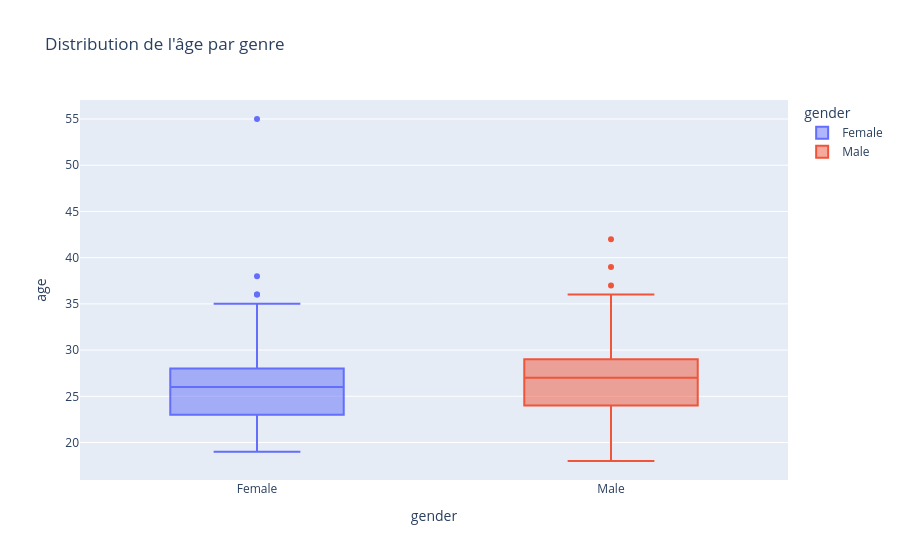
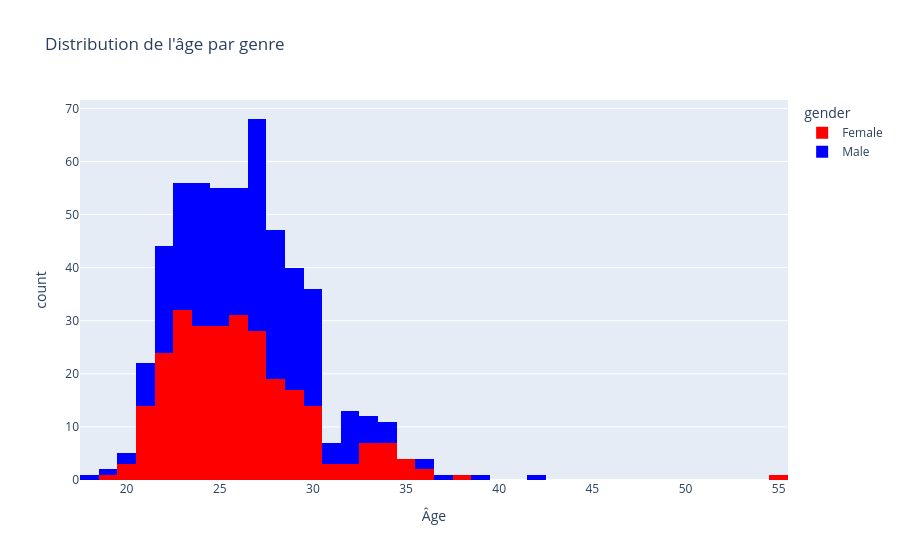

The cell these charts' notebook holds for them, in order:
### Code cell
# 6. Description de l'age par genre
profiles.groupby('gender')['age'].describe()

# boxplot de l'age par genre
fig=px.box(
    profiles, 
    x="gender", 
    y="age", 
    color="gender", 
    title="Distribution de l'âge par genre")
fig.show()

# histogramme de l'age par genre 
fig = px.histogram(
    profiles, 
    x="age", 
    color="gender",
    title="Distribution de l'âge par genre",
    labels={"age": "Âge", "gender_label": "Genre"},
    color_discrete_map={"Female": "red", "Male": "blue"},
    #opacity=0.7
)
fig.show()

### Figure 1 — Plotly figure (JSON) as saved in the notebook; plotly's stock layout.template omitted (floating-point values rounded to 4 significant figures; data arrays with more than 128 entries replaced by an {"elided": "..."} marker saying what was removed)
{"data": [{"alignmentgroup": "True", "hovertemplate": "gender=%{x}<br>age=%{y}<extra></extra>", "legendgroup": "Female", "marker": {"color": "#636efa"}, "name": "Female", "notched": false, "offsetgroup": "Female", "orientation": "v", "showlegend": true, "type": "box", "x": {"elided": "274 str values"}, "x0": " ", "xaxis": "x", "y": {"elided": "274 float values"}, "y0": " ", "yaxis": "y"}, {"alignmentgroup": "True", "hovertemplate": "gender=%{x}<br>age=%{y}<extra></extra>", "legendgroup": "Male", "marker": {"color": "#EF553B"}, "name": "Male", "notched": false, "offsetgroup": "Male", "orientation": "v", "showlegend": true, "type": "box", "x": {"elided": "277 str values"}, "x0": " ", "xaxis": "x", "y": {"elided": "277 float values"}, "y0": " ", "yaxis": "y"}], "layout": {"boxmode": "overlay", "legend": {"title": {"text": "gender"}, "tracegroupgap": 0}, "title": {"text": "Distribution de l'âge par genre"}, "xaxis": {"anchor": "y", "categoryarray": ["Female", "Male"], "categoryorder": "array", "domain": [0, 1], "title": {"text": "gender"}}, "yaxis": {"anchor": "x", "domain": [0, 1], "title": {"text": "age"}}}}

### Figure 2 — Plotly figure (JSON) as saved in the notebook; plotly's stock layout.template omitted (floating-point values rounded to 4 significant figures; data arrays with more than 128 entries replaced by an {"elided": "..."} marker saying what was removed)
{"data": [{"bingroup": "x", "hovertemplate": "gender=Female<br>Âge=%{x}<br>count=%{y}<extra></extra>", "legendgroup": "Female", "marker": {"color": "red", "pattern": {"shape": ""}}, "name": "Female", "orientation": "v", "showlegend": true, "type": "histogram", "x": {"elided": "274 float values"}, "xaxis": "x", "yaxis": "y"}, {"bingroup": "x", "hovertemplate": "gender=Male<br>Âge=%{x}<br>count=%{y}<extra></extra>", "legendgroup": "Male", "marker": {"color": "blue", "pattern": {"shape": ""}}, "name": "Male", "orientation": "v", "showlegend": true, "type": "histogram", "x": {"elided": "277 float values"}, "xaxis": "x", "yaxis": "y"}], "layout": {"barmode": "relative", "legend": {"title": {"text": "gender"}, "tracegroupgap": 0}, "title": {"text": "Distribution de l'âge par genre"}, "xaxis": {"anchor": "y", "domain": [0, 1], "title": {"text": "Âge"}}, "yaxis": {"anchor": "x", "domain": [0, 1], "title": {"text": "count"}}}}
